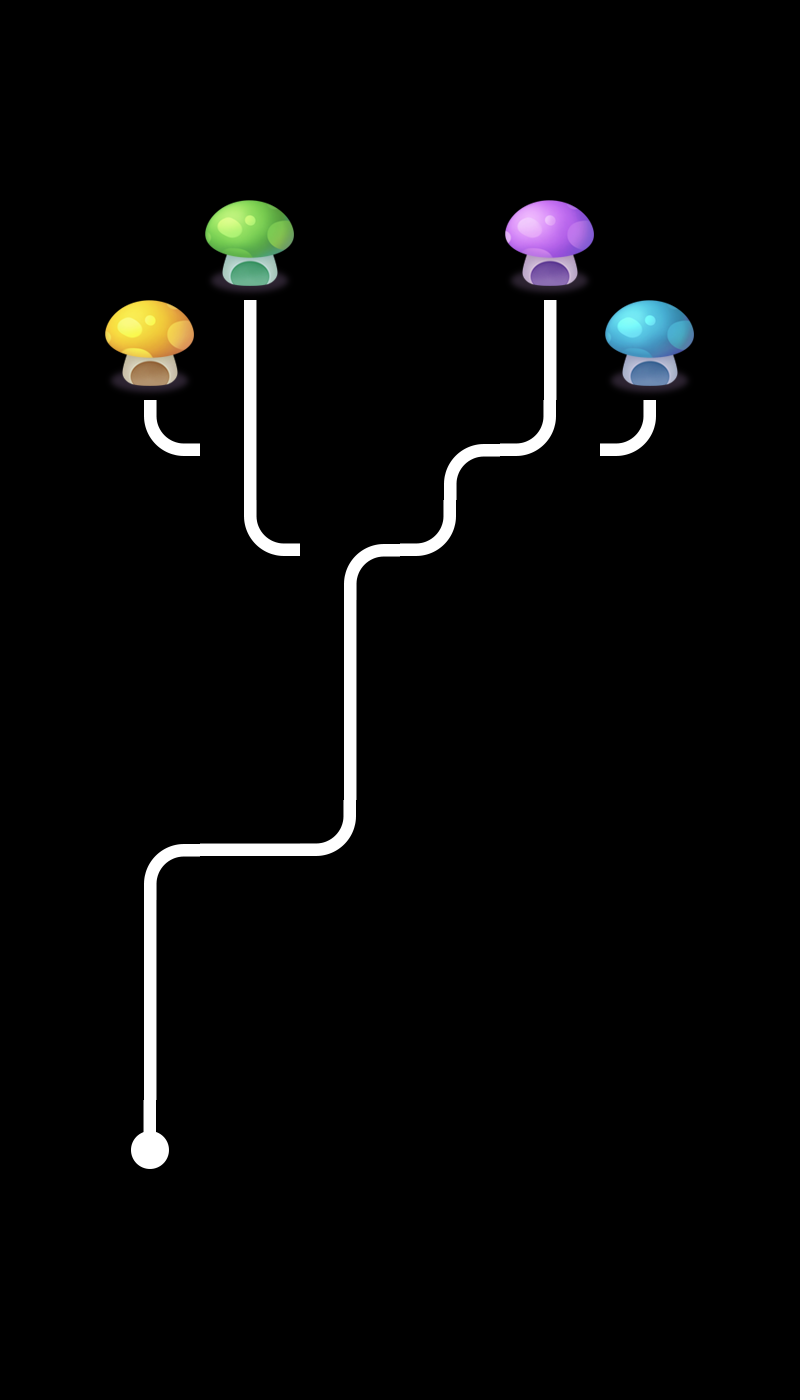

Below is a game level as drawn by its tile map, then a one-line description and the .tmx that defines it (tile-layer data replaced by summaries):
An orthogonal 8x14 tile map with 100x100 px tiles, 1 tile layer (layer0) and 3 objects.

<map version="1.0" orientation="orthogonal" renderorder="right-down" width="8" height="14" tilewidth="100" tileheight="100" nextobjectid="4">
 <tileset firstgid="1" name="tiled" tilewidth="100" tileheight="100">
  <image source="tiled.png" width="500" height="400" />
 </tileset>
 <layer name="layer0" width="8" height="14">
  <data>[112 cells, 22 non-empty, 10 distinct tile ids]</data>
 </layer>
 <objectgroup name="object1">
  <object id="1" x="221.212" y="424.242" width="48.4848" height="51.5152">
   <properties>
    <property name="id" value="1" />
   </properties>
  </object>
  <object id="2" x="518.182" y="427.273" width="57.5758" height="48.4848">
   <properties>
    <property name="id" value="2" />
   </properties>
  </object>
  <object id="3" x="327.273" y="527.273" width="63.6364" height="60.6061">
   <properties>
    <property name="id" value="0" />
   </properties>
  </object>
 </objectgroup>
</map>
